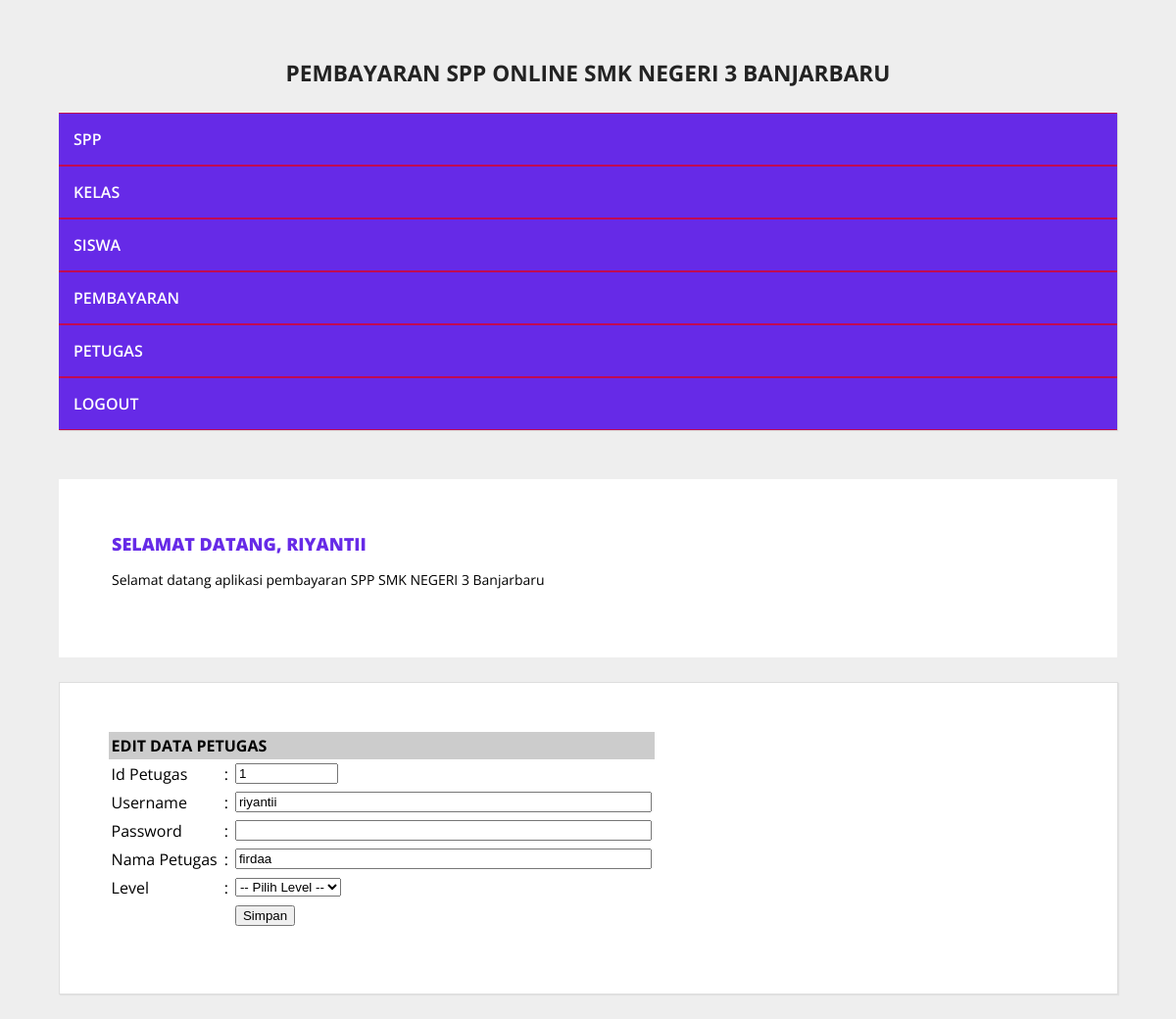
Page /halaman_admin.php?open=edit_petugas&id_petugas=1 (signed in) on the committed database.
### tables this page shows
CREATE TABLE `petugas` (
  `id_petugas` int(5) NOT NULL,
  `username` varchar(25) NOT NULL,
  `password` varchar(32) NOT NULL,
  `nama_petugas` varchar(35) NOT NULL,
  `level` enum('admin','petugas') NOT NULL
);

### edit_petugas.php (the view, shortened to what this page needs)
<?php
include_once "../src/koneksi.php";
$id_petugas = $_GET['id_petugas'];
$sql = mysqli_query(
    $koneksi,
    "SELECT * FROM petugas WHERE id_petugas='$id_petugas'"
);
$data = mysqli_fetch_array($sql);
?>
<form action="?open=edit_petugas&id_petugas=<?php echo $id_petugas; ?>" method="post">
    <table cellspacing="1" cellpadding="3">
        <tr>
            <td colspan="3" bgcolor="#CCCCCC">
                <strong>EDIT DATA PETUGAS</strong>
            </td>
        </tr>
        <tr>
            <td>Id Petugas</td>
            <td>:</td>
            <td>
                <input
                    name="id_petugas"
                    type="text"
                    size="10"
                    maxlength="10"
                    value="<?php echo $data['id_petugas']; ?>"
                    readonly
                />
            </td>
        </tr>
        <tr>
            <td>Username</td>
            <td>:</td>
            <td>
                <input
                    name="username"
                    type="text"
                    size="50"
                    maxlength="50"
                    value="<?php echo $data['username']; ?>"
                />
            </td>
        </tr>
        <tr>
            <td>Password</td>
            <td>:</td>
            <td>
                <input
                    name="password"
                    type="password"
                    size="50"
                    maxlength="50"
                />
            </td>
        </tr>
        <tr>
            <td>Nama Petugas</td>
            <td>:</td>
            <td>
                <input
                    name="nama_petugas"
                    type="text"
                    size="50"
                    maxlength="50"
                    value="<?php echo $data['nama_petugas']; ?>"
                />
            </td>
        </tr>
        <tr>
            <td>Level</td>
            <td>:</td>
            <td>
                <select name="level">
                    <option value="Kosong">
                        -- Pilih Level --
                    </option>
                </select>
            </td>
        </tr>
        <tr>
            <td>&nbsp;</td>
            <td>&nbsp;</td>
            <td>
                <input
                    name="btnSimpan"
                    type="submit"
                    value="Simpan"
                />
            </td>
        </tr>
    </table>
</form>

### style.css (style rules this page uses)
body { background: #eeeeee; margin:0; font-family: 'Open Sans', sans-serif; }

### rows in the picture
petugas: id_petugas "1", username "riyantii", nama_petugas "firdaa"

### other values in the picture
$_SESSION['username'] "RIYANTII"
